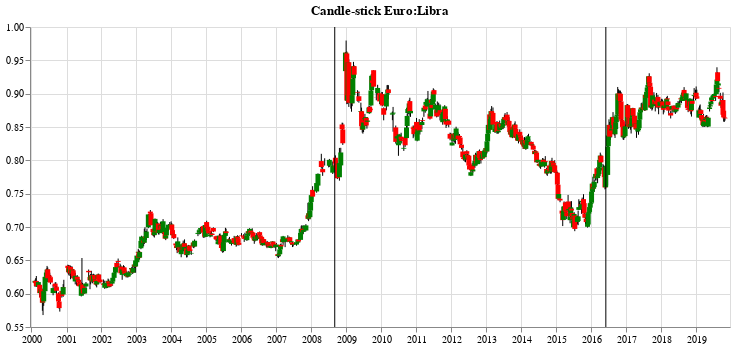

Notebook code cell kept with this figure:
### Markdown cell above
* Let's see a candle stick using the 4 variables, also we can see the date of Boom 2008 and Brexit referendum

### Code cell
# create color conditions
color_conditions = alt.condition(
    'datum.Open <= datum.Close',
    alt.value('green'),
    alt.value('red')
)
# build chart
chart = alt.Chart(df).encode(
        x = alt.X(
            'Date',
            axis = alt.Axis(
            title = None))
        )
# set title
chart.title = 'Candle-stick Euro:Libra'
# construct a rule mark using mark_rule() method
rules = chart.mark_rule().encode(
    y =alt.Y(
        'Low',
        axis = alt.Axis(
            title = None),
        scale = alt.Scale(
            domain=[0.55,1])
    ),
    y2 = 'High'
)
# construct bars
bars = chart.mark_bar().encode(
    y = alt.Y('Open'),
    y2 = alt.Y2('Close'),
    color = color_conditions
)
# Imortant time in history
# Boom crediticio crisis 2008
boom_cred = alt.Chart(
    pd.DataFrame(
        {'Date': ['2008-09-01']})
    ).mark_rule().encode(x='Date:T')
# referendum Brexit
ref_brexit = alt.Chart(
    pd.DataFrame(
        {'Date': ['2016-06-01']})
    ).mark_rule().encode(x='Date:T')

(rules
+ bars
+ boom_cred
+ ref_brexit).properties(
    width = 700,
    height = 300
)

### Figure 1 — Vega-Lite specification as saved in the notebook (floating-point values rounded to 4 significant figures; data arrays with more than 128 entries replaced by an {"elided": "..."} marker saying what was removed)
{"config": {"view": {"continuousWidth": 400, "continuousHeight": 300}}, "layer": [{"mark": "rule", "encoding": {"x": {"type": "temporal", "axis": {"title": null}, "field": "Date"}, "y": {"type": "quantitative", "axis": {"title": null}, "field": "Low", "scale": {"domain": [0.55, 1]}}, "y2": {"field": "High"}}, "title": "Candle-stick Euro:Libra"}, {"mark": "bar", "encoding": {"color": {"condition": {"value": "green", "test": "datum.Open <= datum.Close"}, "value": "red"}, "x": {"type": "temporal", "axis": {"title": null}, "field": "Date"}, "y": {"type": "quantitative", "field": "Open"}, "y2": {"field": "Close"}}, "title": "Candle-stick Euro:Libra"}, {"data": {"name": "data-5cd32b7ec25aeeb6fb15b0baa1ba063a"}, "mark": "rule", "encoding": {"x": {"type": "temporal", "field": "Date"}}}, {"data": {"name": "data-ba13764d22538feb6b425e11af0a83a4"}, "mark": "rule", "encoding": {"x": {"type": "temporal", "field": "Date"}}}], "data": {"name": "data-c502f7a2b428971e2cabdb7961d738ae"}, "height": 300, "width": 700, "$schema": "https://vega.github.io/schema/vega-lite/v4.8.1.json", "datasets": {"data-c502f7a2b428971e2cabdb7961d738ae": {"elided": "734 records"}, "data-5cd32b7ec25aeeb6fb15b0baa1ba063a": [{"Date": "2008-09-01"}], "data-ba13764d22538feb6b425e11af0a83a4": [{"Date": "2016-06-01"}]}}
